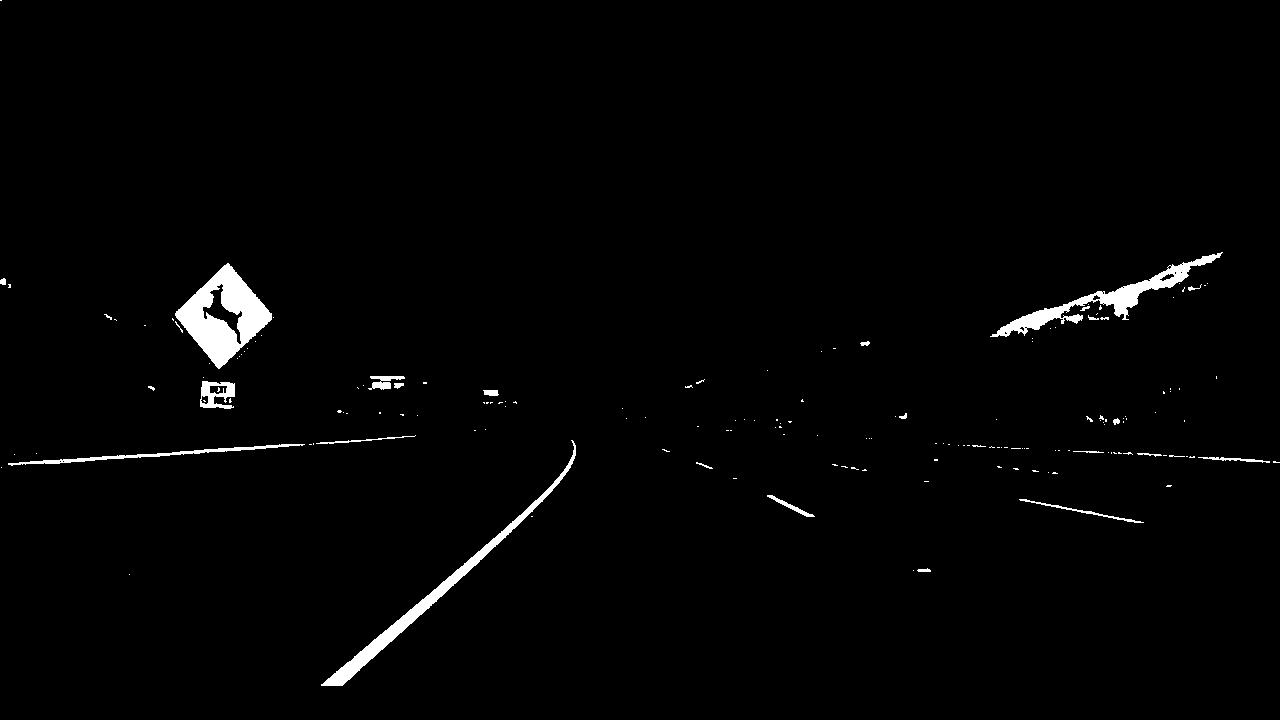
#> input picture test2_cf_r_200_255.jpg, 1280 x 720 px; its folder holds only this picture in this run
$ python -i lanelines.py   (imports and definitions only)   (older library calls are emulated)
#> lines starting #> are read from the running program, lines starting #| are printed output that depends on the picture
#> further down, picture is the input picture: shape (720, 1280, 3); min 0, max 255, mean 4.1
import numpy as np
import cv2
import glob
import scipy.misc


class CameraCalibrator:
    """Calibrates a camera based on a series of test images.
       Can then remove distortions of an image taken by that camera.
    """

    # [35 lines left out: functions __init__, calibrate, undistort, not called in this run]


class PerspectiveWarper:
    """warps an image based on a change in perspective from car's view.
       to a birds-eye view.
    """

    # [29 lines left out: functions __init__, warp, unwarp, not called in this run]


class GradientTransformer:
    """Performs various transforms of an image into gradient space."""

    def __init__(self, kernel=3, color_convert=cv2.COLOR_RGB2GRAY):
        self.kernel = kernel
        self.color_convert = color_convert

    # from exercise thresh=(20,100)
    def abs_thresh(self, img, orient='x', thresh=(0, 255)):
#> called with orient = 'x', thresh = (0, 255)
        gray = cv2.cvtColor(img, self.color_convert)
        if(orient == 'y'):
            sobel = cv2.Sobel(gray, cv2.CV_64F, 0, 1, ksize=self.kernel)
        else:
            sobel = cv2.Sobel(gray, cv2.CV_64F, 1, 0, ksize=self.kernel)
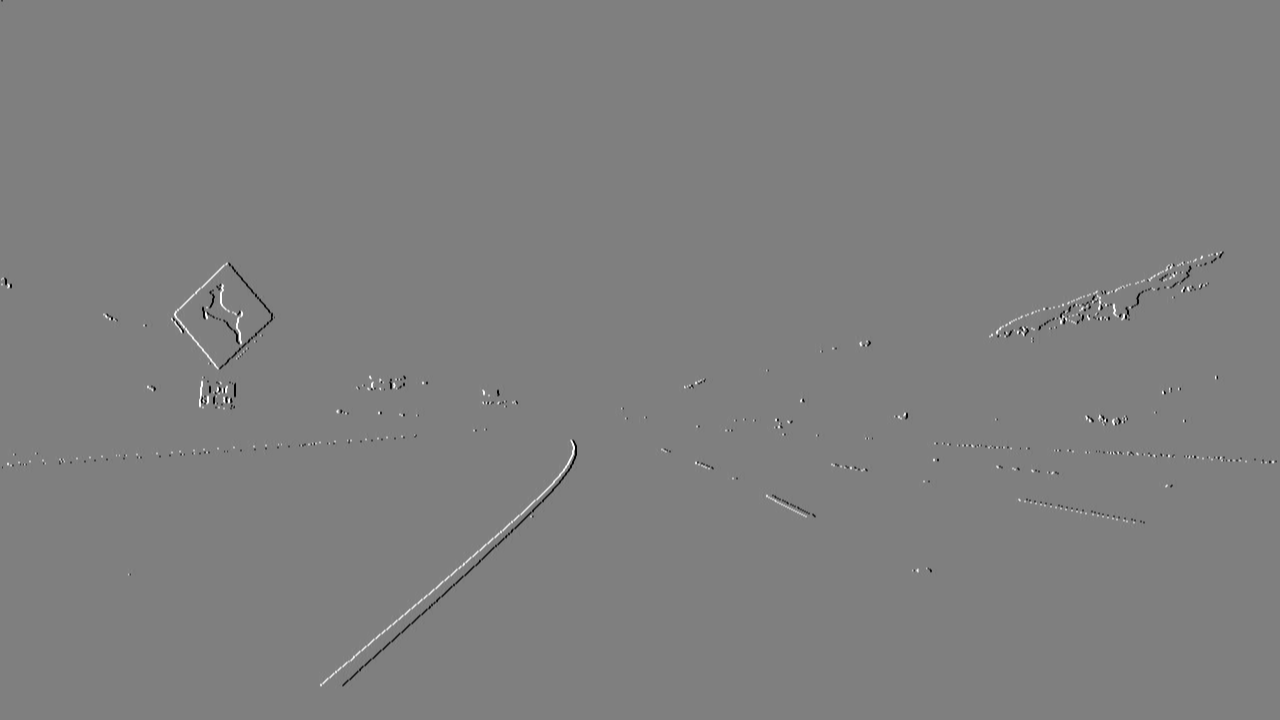
#> sobel: shape (720, 1280) float64; min -1020, max 1020, mean 0; drawn with min black and max white
        abs_sobel = np.absolute(sobel)
        scaled_sobel = np.uint8(255*abs_sobel/np.max(abs_sobel))
        abs_binary = np.zeros_like(scaled_sobel)
        abs_binary[(scaled_sobel >= thresh[0]) & (scaled_sobel <= thresh[1])] = 1
        return abs_binary

    # from exercise thresh=(30,100)
    # [21 lines left out: functions mag_thresh, dir_thresh, not called in this run]


class ColorTransformer:
    """Performs various transforms of an image into color space."""

    # [34 lines left out: functions __init__, gray_thresh, s_thresh, r_thresh, not called in this run]


class LaneLineFinder:
    """Identifies right and left lane lines of a binary warped image, returns
       pixel coords for those lines, maintains stats like polynomial coefficients
       of the lines, max and min distance between lines, radius of both lines
       optionally creates an image of the lane lines.
    """

    # [159 lines left out: functions __init__, reset, find_lane_lines, lane_mask, not called in this run]


class Pipeline():
    """Fully processes an image by identifying lane lines and marking
       the lane in green.  Information is also placed at top of image.
       Processed image is returned, original image is untouched.
    """
    # inject the various components for the pipeline
    # [156 lines left out: functions __init__, process_image, check_fit, add_to_history, lane_mask, label_image and 1 more, not called in this run]


class OldLaneFinder:

    # [36 lines left out: functions __init__, find_centroids, not called in this run]


>>> import cv2
>>> picture = cv2.imread('test2_cf_r_200_255.jpg')
>>> result = GradientTransformer().abs_thresh(picture)
#> result: shape (720, 1280); every value is 1
